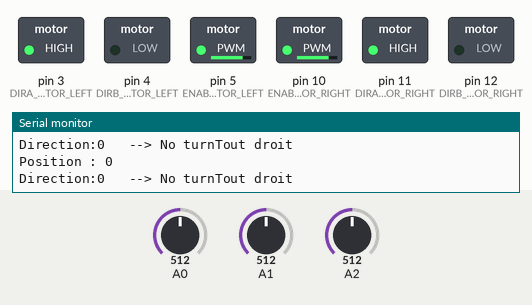
This sketch was run on a simulated Arduino Uno, built with avr-gcc and run on an emulated ATmega328P. On the bench: switched loads named in the sketch (green lamp = pin HIGH), the last lines printed to the serial monitor. Dashed ring = blinking. Inputs (shaded band) come from the test bench; at power-on: A0 = 512, A2 = 512, A1 = 512.

Above: at 15.0 s.
15.1 s: A0 set to 220
18.1 s: A0 set to 196
At 18.46 s:
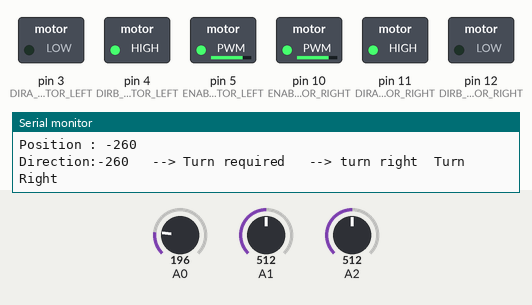
21.1 s: A2 set to 481
At 21.6 s:
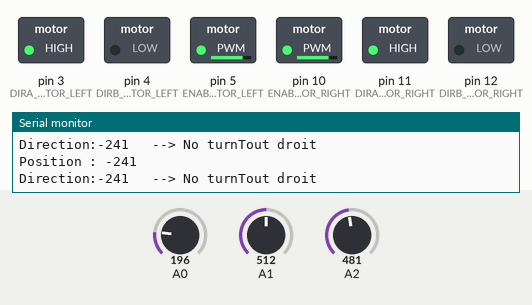
24.1 s: A2 set to 59
25.6 s: A2 set to 48
At 25.95 s:
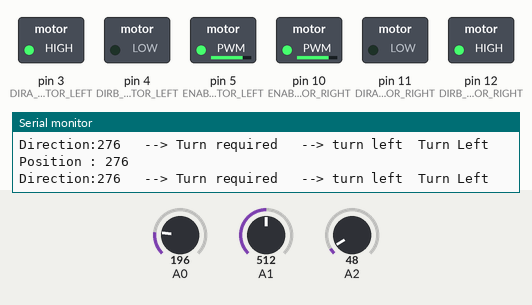
28.6 s: A1 set to 716
At 29.5 s:
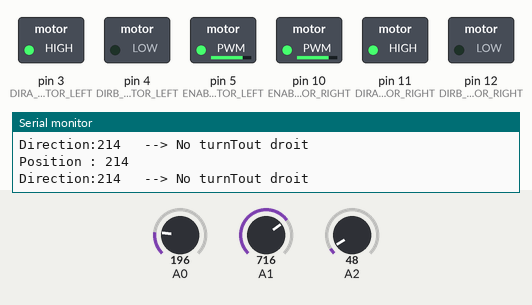
Timing chart, 0 to 31.6 s (numbered marks = the images above; inputs shaded):
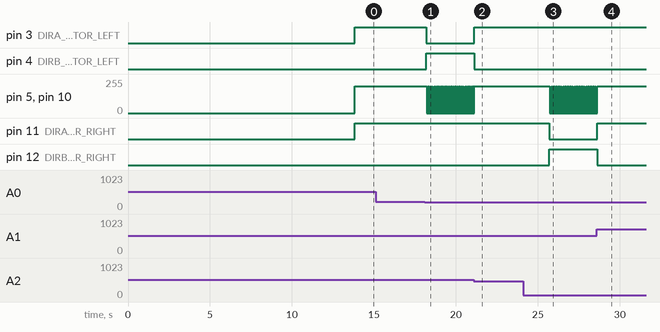

The sketch:

blz-moving-algo.ino
```cpp
#include <string.h>
#include <QTRSensors.h>

#define ENABLE_MOTOR_LEFT 5
#define DIRA_MOTOR_LEFT 3
#define DIRB_MOTOR_LEFT 4

#define ENABLE_MOTOR_RIGHT 10
#define DIRA_MOTOR_RIGHT 11
#define DIRB_MOTOR_RIGHT 12

// Input data
#define MIN_INPUT 0
#define MAX_INPUT 2000
#define DEFAULT_ZERO 1000

// Motor data
#define MIN_MOTOR 0
#define MAX_MOTOR 250


#define MAX_VALUE_MOTOR 200 // Max value : 255

#define STOP_BEFORE_TURN 0

#define ZONE_MORT_POSITIF 250
#define ZONE_MORT_NEGATIF -250

const int SW_pin = 2; // digital pin connected to switch output
const int X_pin = 0; // analog pin connected to X output
const int Y_pin = 1; // analog pin connected to Y output

const int CAPTEUR1 = 2;
const int CAPTEUR2 = 1;
const int CAPTEUR3 = 0;

const bool ENABLE_CALIBRATION = true;

QTRSensorsAnalog sensors ((unsigned char[]) {CAPTEUR1, CAPTEUR2, CAPTEUR3}, 3);


void setup() {

  Serial.begin(9600);

  // put your setup code here, to run once:
  pinMode(ENABLE_MOTOR_LEFT, OUTPUT);
  pinMode(DIRA_MOTOR_LEFT, OUTPUT);
  pinMode(DIRB_MOTOR_LEFT, OUTPUT);

  pinMode(ENABLE_MOTOR_RIGHT, OUTPUT);
  pinMode(DIRA_MOTOR_RIGHT, OUTPUT);
  pinMode(DIRB_MOTOR_RIGHT, OUTPUT);

  pinMode(SW_pin, INPUT);
  digitalWrite(SW_pin, HIGH);

  //if(true) {
    Serial.println("== Sensors calibration ==");
    delay(2500);
    for(int i =0; i < 250; i++){
      Serial.print(i);
      Serial.print("/");
      Serial.println(250);

      sensors.calibrate();
      delay(20);
    }
    Serial.println("== end of sensors calibration ==");
  //}


}

int oldDirection = 0;
int newDirection = 0;

void loop() {
  // put your main code here, to run repeatedly:

  oldDirection = newDirection;
  newDirection = getDirection();

  Serial.print("Direction:");
  Serial.print(newDirection);

  if(newDirection >= ZONE_MORT_NEGATIF &&
    newDirection <= ZONE_MORT_POSITIF) {
      Serial.print("\t --> No turn");
      goStraight();
  } else {
    Serial.print("\t --> Turn required");
    if(newDirection <= ZONE_MORT_NEGATIF) {
      Serial.print("\t --> turn right");
      turnRight(needFastTurn(newDirection, oldDirection));
    } else if (newDirection >= ZONE_MORT_POSITIF) {
      Serial.print("\t --> turn left");
      turnLeft(needFastTurn(newDirection, oldDirection));
    }
    delay(15);
    stop();
  }

}

boolean needFastTurn(int currentDirection, int previousDirection) {
  return true;
}

void stop() {
    analogWrite(ENABLE_MOTOR_LEFT, 0); //enable on
    analogWrite(ENABLE_MOTOR_RIGHT, 0); //enable on
}

void turnLeft(boolean isFastTurn) {
    analogWrite(ENABLE_MOTOR_LEFT, MAX_VALUE_MOTOR); //enable on
    digitalWrite(DIRA_MOTOR_LEFT, HIGH); //one way
    digitalWrite(DIRB_MOTOR_LEFT, LOW);
    if(isFastTurn) {
      analogWrite(ENABLE_MOTOR_RIGHT, MAX_VALUE_MOTOR); //enable on
    } else {
      analogWrite(ENABLE_MOTOR_RIGHT, 0); //enable on
    }
    digitalWrite(DIRA_MOTOR_RIGHT, LOW); //one way
    digitalWrite(DIRB_MOTOR_RIGHT, HIGH);
    Serial.println("\tTurn Left");
}

void turnRight(boolean isFastTurn) {
    analogWrite(ENABLE_MOTOR_RIGHT, MAX_VALUE_MOTOR); //enable on
    digitalWrite(DIRA_MOTOR_RIGHT, HIGH); //one way
    digitalWrite(DIRB_MOTOR_RIGHT, LOW);

    if(isFastTurn) {
      analogWrite(ENABLE_MOTOR_LEFT, MAX_VALUE_MOTOR); //enable on
    } else {
      analogWrite(ENABLE_MOTOR_LEFT, 0); //enable on
    }
    digitalWrite(DIRA_MOTOR_LEFT, LOW); //one way
    digitalWrite(DIRB_MOTOR_LEFT, HIGH);
    Serial.println("\tTurn Right");
}

void goStraight() {
    analogWrite(ENABLE_MOTOR_LEFT, MAX_VALUE_MOTOR); //enable on
    digitalWrite(DIRA_MOTOR_LEFT, HIGH); //one way
    digitalWrite(DIRB_MOTOR_LEFT, LOW);
    analogWrite(ENABLE_MOTOR_RIGHT, MAX_VALUE_MOTOR); //enable on
    digitalWrite(DIRA_MOTOR_RIGHT, HIGH); //one way
    digitalWrite(DIRB_MOTOR_RIGHT, LOW);
    Serial.println("Tout droit");
}

int getDirection() {
  int currentXAxis = readCapteur(); // Range -1000 - 1000

  return currentXAxis;
}

int readCapteur() {
  unsigned int sensorsValues[3];
  int position = sensors.readLine(sensorsValues );
  position = position - 1000;

  Serial.print("Position : ");
  Serial.println(position);

  return position;
}
```

Measured:
- the behaviour switches between 205 and 204 on A0 (found by bisection; images 0 and 1)
- the behaviour switches between 498 and 497 on A2 (found by bisection; images 1 and 2)
- the behaviour switches between 53 and 52 on A2 (found by bisection; images 2 and 3)
- after the input at 18.1 s, pin 3 (DIRA_MOTOR_LEFT): HIGH → LOW after 0.10 s; pin 4 (DIRB_MOTOR_LEFT): LOW → HIGH after 0.10 s; pin 5 (ENABLE_MOTOR_LEFT), pin 10 (ENABLE_MOTOR_RIGHT): alternates 200/255 for 0.03 s and 0/255 for 0.05 s, starting after 0.13 s
- after the input at 21.1 s, pin 3 (DIRA_MOTOR_LEFT): LOW → HIGH at once; pin 4 (DIRB_MOTOR_LEFT): HIGH → LOW at once; pin 5 (ENABLE_MOTOR_LEFT), pin 10 (ENABLE_MOTOR_RIGHT): goes on until 21.1 s, then stays 200/255
- after the input at 25.6 s, pin 5 (ENABLE_MOTOR_LEFT), pin 10 (ENABLE_MOTOR_RIGHT): alternates 200/255 for 0.03 s and 0/255 for 0.05 s, starting after 0.12 s; pin 11 (DIRA_MOTOR_RIGHT): HIGH → LOW after 0.10 s; pin 12 (DIRB_MOTOR_RIGHT): LOW → HIGH after 0.10 s
- after the input at 28.6 s, pin 5 (ENABLE_MOTOR_LEFT), pin 10 (ENABLE_MOTOR_RIGHT): goes on until 28.6 s, then stays 200/255; pin 11 (DIRA_MOTOR_RIGHT): LOW → HIGH at once; pin 12 (DIRB_MOTOR_RIGHT): HIGH → LOW at once
